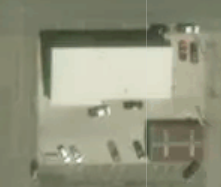
#> input picture test_building.PNG, 221 x 187 px
$ python flood_fill_with_douglas-pecker.py
#> lines starting #> are read from the running program, lines starting #| are printed output that depends on the picture; after the words box and inside, x2 and y2 are one past the last pixel; in counts of white or black regions, pixels touching at a corner belong together
import cv2
import queue
import numpy as np
import math

THRESHOLD = 25

def RGB_distance_threshold(first_rgb, second_rgb):
    return math.sqrt(np.sum((np.absolute(first_rgb - second_rgb))**2)) < THRESHOLD

def check_pixels_in_one_direction(image, target_color, cur_x, cur_y, iterations, isNegative, checkY=True):
    for i in range(iterations):
        if isNegative:
            i = -i
        if checkY:
            if RGB_distance_threshold(image[cur_y + i][cur_x], target_color):
                return True
        else:
            if RGB_distance_threshold(image[cur_y][cur_x + i], target_color):
                return True
    return False

def flood_fill(image, x_loc, y_loc, target_color, replacement_color):
    width = len(image[0])
    height = len(image)
    x_max = 0
    y_max = 0
    x_min = width - 1
    y_min = height - 1

    image[y_loc, x_loc] = replacement_color
    pixel_queue = queue.Queue()
    pixel_queue.put((x_loc, y_loc))
    width = len(image[0])
    height = len(image)
    while not pixel_queue.empty():
        current_x, current_y = pixel_queue.get()

        if current_x > 0:
            left_rgb = image[current_y][current_x - 1]
            if RGB_distance_threshold(left_rgb, target_color) and not np.array_equal(image[current_y][current_x - 1], replacement_color):
                image[current_y][current_x - 1] = replacement_color
                pixel_queue.put((current_x - 1, current_y))
                if (x_min > current_x - 1):
                    x_min = current_x - 1

        if current_x < width - 1:
            right_rgb = image[current_y][current_x + 1]
            if RGB_distance_threshold(right_rgb, target_color) and not np.array_equal(image[current_y][current_x + 1], replacement_color):
                image[current_y][current_x + 1] = replacement_color
                pixel_queue.put((current_x + 1, current_y))
                if (x_max < current_x + 1):
                    x_max = current_x + 1

        if current_y < height - 1:
            up_rgb = image[current_y + 1][current_x]
            if RGB_distance_threshold(up_rgb, target_color) and not np.array_equal(image[current_y + 1][current_x], replacement_color):
                image[current_y + 1][current_x] = replacement_color
                pixel_queue.put((current_x, current_y + 1))
                if (y_max < current_y + 1):
                    y_max = current_y + 1

        if current_y > 0:
            down_rgb = image[current_y - 1][current_x]
            if RGB_distance_threshold(down_rgb, target_color) and not np.array_equal(image[current_y - 1][current_x], replacement_color):
                image[current_y - 1][current_x] = replacement_color
                pixel_queue.put((current_x, current_y - 1))
                if (y_min > current_y - 1):
                    y_min = current_y - 1

    return image, x_max, y_max, x_min, y_min

def flood_fill_edge_finder(image, x_loc, y_loc, target_color, replacement_color):
    width = len(image[0])
    height = len(image)
    current_x = x_loc
    current_y = y_loc

    total_edge_list = []
    left_edge_list = []
    right_edge_list = []

    while current_y > 0:
        if not check_pixels_in_one_direction(image, target_color, current_x, current_y, 3, True):
            break
        current_y -= 1
        while current_x > 0 and check_pixels_in_one_direction(image, target_color, current_x, current_y, 3, True, True):
            current_x -= 1
        image[current_y][current_x] = replacement_color
        left_edge_list.append((current_x, current_y))
        current_x = x_loc
        while current_x < width - 1 and check_pixels_in_one_direction(image, target_color, current_x, current_y, 3, False, True):
            current_x += 1
        image[current_y][current_x] = replacement_color
        right_edge_list.append((current_x, current_y))
        current_x = x_loc

    # -----------------------------------------
    # intermediate
    # -----------------------------------------
    current_y = y_loc
    current_x = x_loc

    right_edge_list = right_edge_list[::-1]
    total_edge_list = left_edge_list + right_edge_list
    left_edge_list = []
    right_edge_list = []

    # -----------------------------------------
    # start of second while
    # -----------------------------------------

    while current_y < height - 1:
        if not check_pixels_in_one_direction(image, target_color, current_x, current_y, 3, False):
            break
        current_y += 1
        while current_x > 0 and check_pixels_in_one_direction(image, target_color, current_x, current_y, 3, True, True):
            current_x -= 1
        image[current_y][current_x] = replacement_color
        left_edge_list.append((current_x, current_y))
        current_x = x_loc
        while current_x < width - 1 and check_pixels_in_one_direction(image, target_color, current_x, current_y, 3, False, True):
            current_x += 1
        image[current_y][current_x] = replacement_color
        right_edge_list.append((current_x, current_y))
        current_x = x_loc
    left_edge_list = left_edge_list[::-1]
    total_edge_list += right_edge_list + left_edge_list

    return total_edge_list, image

def line_from_points(point1, point2):
    # format: Ay + Bx + C = 0
    if point2[0] == point1[0]:
        return (None, point1)
    slope = (point2[1] - point1[1]) / (point2[0] - point1[0])
    A = point2[0] - point1[0]
    B = -(point2[1] - point1[1])
    C = -(point2[0] - point1[0])*(point1[1]-slope*point1[0])

    if (A < 0):
        A = -A
        B = -B
        C = -C

    return A, B, C

def perpendicular_distance(point, line):
    if len(line) == 2:
        return abs(point[0]-line[1][0])
    A = line[0]
    B = line[1]
    C = line[2]
    d = abs(A*point[1] + B*point[0] + C) / math.sqrt(A**2 + B**2)
    return d

def DouglasPecker(points, epsilon):
    # print("points:", points)
    dmax = 0
    index = 0
    end = len(points) - 1
    line = line_from_points(points[0], points[end])
    for i in range(1, end):
        d = perpendicular_distance(points[i], line)
        if d > dmax:
            index = i
            dmax = d
    result = []
    # If max distance is greater than epsilon, recursively simplify
    if ( dmax > epsilon ):
        # Recursive call
        # print("calling recursively, index, distance:", index, " ", dmax)
        # print(" ")
        recResults1 = DouglasPecker(points[:index+1], epsilon)
        recResults2 = DouglasPecker(points[index:], epsilon)

        # Build the result list, and makes sure [1,2,3]+[3,4,5] =[1,2,3,4,5]
        if (recResults1[-1] == recResults2[0]):
            recResults1.pop()
        result = recResults1 + recResults2
    else:
        result = [points[0], points[end]]
    return result

# points = [(0, 0), (1, 1), (2, 2), (3, 3), (4,3), (5,3), (6,3), (5,2), (4,1), (3, 0), (2, 0), (1, 0)]
# print(DouglasPecker(points, 1))
# print(perpendicular_distance((3, 3), line_from_points((0, 0), (6, 3))))

def plot_vertices(image, corners, color):
    for corner in corners:
        corner = (int(corner[0]), int(corner[1]))
        for i in range(-5, 5):
            image[corner[1] + i][corner[0]] = color
        for i in range(-5, 5):
            image[corner[1]][corner[0] + i] = color
    return image

def run_all(image, click_x, click_y, threshold_passed=None):
    global THRESHOLD
    if threshold_passed != None:
        THRESHOLD = threshold_passed
        print('new threshold: ', THRESHOLD)

    target_color = np.array(image[click_y][click_x].tolist())
    replace_color = np.array([0, 255, 0])

    cv2.imwrite('preImage.PNG', image)
    flood_image, _, _, _, _ = flood_fill(image, click_x, click_y, target_color, replace_color)
    cv2.imwrite('floodFill.PNG', flood_image)
    total_edge_list, edge_image = flood_fill_edge_finder(flood_image, click_x, click_y, replace_color, np.array([0, 0, 0]))

    image_name = "../test_building.PNG"
    image = cv2.imread(image_name)
    edge_image = plot_vertices(image, total_edge_list, replace_color)
    cv2.imshow('image', edge_image)
    cv2.waitKey(0)
    cv2.destroyAllWindows()

    # total_edge_list = np.array(total_edge_list)
    # total_edge_list = total_edge_list.reshape(len(total_edge_list), 2)
    print("edge length: ", len(total_edge_list))
    best_points = DouglasPecker(total_edge_list, 5)
    print("new edge length: ", len(best_points))
    return best_points

x_global = 0
y_global = 0
def register_click(event,x,y,flags,param):
    if event == cv2.EVENT_LBUTTONDOWN:
        global x_global, y_global
        x_global = int(x)
        y_global = int(y)

image_name = "../test_building.PNG"

image = cv2.imread(image_name)
#> image is the input picture: shape (187, 221, 3); mean B, G, R 125.3, 147.2, 145.5
cv2.namedWindow('image')
cv2.setMouseCallback('image', register_click)
cv2.imshow('image', image)
cv2.waitKey(0)
cv2.destroyAllWindows()

print(x_global, y_global)
target_color = np.array(image[y_global][x_global].tolist())
#> target_color = [97, 121, 114]
replace_color = np.array([0, 255, 0])

best_points = run_all(image, x_global, y_global)
#> in flood_fill, `width = len(image[0])`: width = 221
#> in flood_fill, `height = len(image)`: height = 187
#> in flood_fill, `x_min = width - 1`: x_min = 220
#> in flood_fill, `y_min = height - 1`: y_min = 186
#> in flood_fill, `image[y_loc, x_loc] = replacement_color`: image: shape (187, 221, 3); under 0.01% of pixels changed, all inside (x1, y1, x2, y2) = (0, 0, 1, 1)
#> the loop in flood_fill, `while not pixel_queue.empty():` made 10764 passes
#> (current_x, current_y, right_rgb, up_rgb) on passes 4, 6, 9, 10, 11, 13, 14, 15, 16, 18, 19, 20: (2, 0, [98, 121, 118], [97, 121, 116]), (0, 2, [0, 255, 0], [97, 121, 116]), (1, 2, [0, 255, 0], [97, 121, 116]), (0, 3, [0, 255, 0], [98, 121, 118]), (4, 0, [99, 122, 118], [98, 121, 118]), (2, 2, [0, 255, 0], [98, 122, 117]), (1, 3, [0, 255, 0], [98, 121, 118]), (0, 4, [0, 255, 0], [100, 124, 117]), (5, 0, [99, 123, 118], [99, 123, 117]), (3, 2, [0, 255, 0], [99, 123, 118]), (2, 3, [0, 255, 0], [100, 123, 117]), (1, 4, [0, 255, 0], [100, 124, 117])
#> (current_x, current_y, up_rgb) on passes 7, 37: (3, 0, [98, 121, 118]), (8, 0, [103, 125, 117])
#> after the loop in flood_fill, `while not pixel_queue.empty():`:
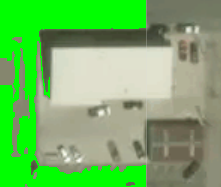
#> image: shape (187, 221, 3); mean B, G, R 98.9, 181.4, 114.1
#> after the loop in flood_fill, `while not pixel_queue.empty():`: x_max = 145; x_min = 0; y_max = 186; y_min = 77
#> in flood_fill_edge_finder, `width = len(image[0])`: width = 221
#> in flood_fill_edge_finder, `height = len(image)`: height = 187
#> after the loop in flood_fill_edge_finder, `while current_y > 0:`: current_y = 0; left_edge_list = []
#> the loop in flood_fill_edge_finder, `while current_y < height - 1:` made 58 passes
#> after the loop in flood_fill_edge_finder, `while current_y < height - 1:`:
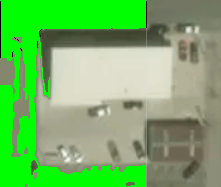
#> image: shape (187, 221, 3); 0.27% of pixels changed, all inside (x1, y1, x2, y2) = (0, 1, 147, 58)
#> after the loop in flood_fill_edge_finder, `while current_y < height - 1:`: current_y = 57; left_edge_list = 57 pairs, first value 0 to 0, second value 1 to 57; right_edge_list = 57 pairs, first value 0 to 146, second value 1 to 57
#> in flood_fill_edge_finder, `total_edge_list += right_edge_list + left_edge_list`: total_edge_list = 114 pairs, first value 0 to 146, second value 1 to 57
#> the loop in plot_vertices, `for corner in corners:` made 114 passes
#> corner on passes 1 to 12: (146, 1), (146, 2), (146, 3), (146, 4), (146, 5), (146, 6), (146, 7), (146, 8), (146, 9), (146, 10), (146, 11), (146, 12)
#> after the loop in plot_vertices, `for corner in corners:`:
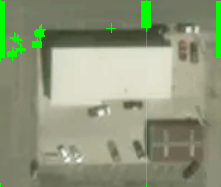
#> image: shape (187, 221, 3); 2.99% of pixels changed, all inside (x1, y1, x2, y2) = (0, 0, 221, 187)
#| edge length:  114
#| new edge length:  9
# print(" ")
# print(best_points)
image = cv2.imread(image_name)
image = plot_vertices(image, best_points, replace_color)
#> the loop in plot_vertices (call 2), `for corner in corners:` made 9 passes
#> corner on passes 1 to 9: (146, 1), (146, 27), (41, 29), (40, 36), (14, 37), (37, 41), (37, 47), (0, 57), (0, 1)
#> after the loop in plot_vertices (call 2), `for corner in corners:`:
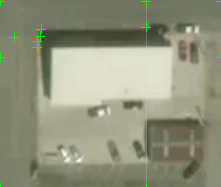
#> image: shape (187, 221, 3); 0.4% of pixels changed, all inside (x1, y1, x2, y2) = (0, 0, 221, 187)
cv2.imshow('image', image)
cv2.waitKey(0)
cv2.destroyAllWindows()

$ run again, with diff_hue.PNG copied over test_building.PNG
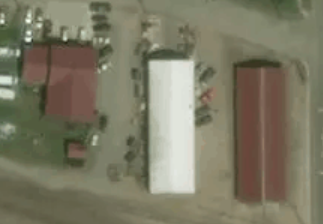
#> input picture diff_hue.PNG, 323 x 224 px
#> image is the input picture: shape (224, 323, 3); mean B, G, R 99.8, 120.8, 123.8
#> `target_color = np.array(image[y_global][x_global].tolist())`: target_color = [106, 131, 125]
#> in flood_fill, `width = len(image[0])`: width = 323
#> in flood_fill, `height = len(image)`: height = 224
#> in flood_fill, `x_min = width - 1`: x_min = 322
#> in flood_fill, `y_min = height - 1`: y_min = 223
#> the loop in flood_fill, `while not pixel_queue.empty():` made 786 passes
#> (current_x, current_y, left_rgb, right_rgb, up_rgb) on passes 4, 7, 11, 16, 22, 28, 33, 43: (2, 0, [0, 255, 0], [105, 130, 124], [102, 126, 123]), (3, 0, [0, 255, 0], [105, 130, 124], [102, 126, 121]), (4, 0, [0, 255, 0], [105, 130, 124], [102, 126, 122]), (5, 0, [0, 255, 0], [105, 130, 124], [103, 127, 124]), (6, 0, [0, 255, 0], [105, 130, 124], [105, 129, 124]), (7, 0, [0, 255, 0], [105, 129, 124], [106, 131, 126]), (8, 0, [0, 255, 0], [105, 127, 124], [107, 131, 128]), (10, 0, [0, 255, 0], [108, 132, 130], [108, 131, 129])
#> after the loop in flood_fill, `while not pixel_queue.empty():`:
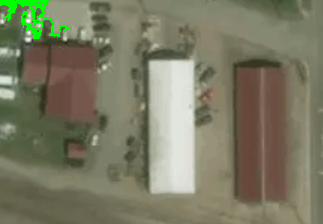
#> image: shape (224, 323, 3); mean B, G, R 98.6, 122.2, 122.4
#> after the loop in flood_fill, `while not pixel_queue.empty():`: x_max = 68; x_min = 4; y_max = 38; y_min = 0
#> in flood_fill_edge_finder, `width = len(image[0])`: width = 323
#> in flood_fill_edge_finder, `height = len(image)`: height = 224
#> after the loop in flood_fill_edge_finder, `while current_y > 0:`: current_y = 0; left_edge_list = []
#> the loop in flood_fill_edge_finder, `while current_y < height - 1:` made 6 passes
#> after the loop in flood_fill_edge_finder, `while current_y < height - 1:`: current_y = 5; left_edge_list = [(0, 1), (0, 2), (0, 3), (0, 4), (0, 5)]; right_edge_list = [(48, 1), (47, 2), (17, 3), (17, 4), (0, 5)]
#> in flood_fill_edge_finder, `left_edge_list = left_edge_list[::-1]`: left_edge_list = [(0, 5), (0, 4), (0, 3), (0, 2), (0, 1)]
#> in flood_fill_edge_finder, `total_edge_list += right_edge_list + left_edge_list`: total_edge_list = [(48, 1), (47, 2), (17, 3), (17, 4), (0, 5), (0, 5), (0, 4), (0, 3), (0, 2), (0, 1)]
#> the loop in plot_vertices, `for corner in corners:` made 10 passes
#> after the loop in plot_vertices, `for corner in corners:`:
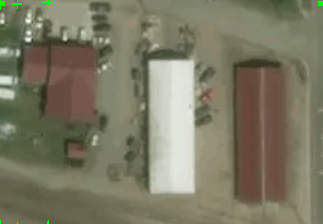
#> image: shape (224, 323, 3); 0.17% of pixels changed, all inside (x1, y1, x2, y2) = (0, 0, 323, 224)
#| edge length:  10
#> end = 9
#> line = (48, 0, -48)
#> the loop in DouglasPecker, `for i in range(1, end):` made 8 passes
#> d on passes 1 to 8: 1, 2, 3, 4, 4, 3, 2, 1
#> after the loop in DouglasPecker, `for i in range(1, end):`: dmax = 4
#> result = [(48, 1), (0, 1)]
#| new edge length:  2
#> the loop in plot_vertices (call 2), `for corner in corners:` made 2 passes

$ run again, with rectangles.png copied over test_building.PNG
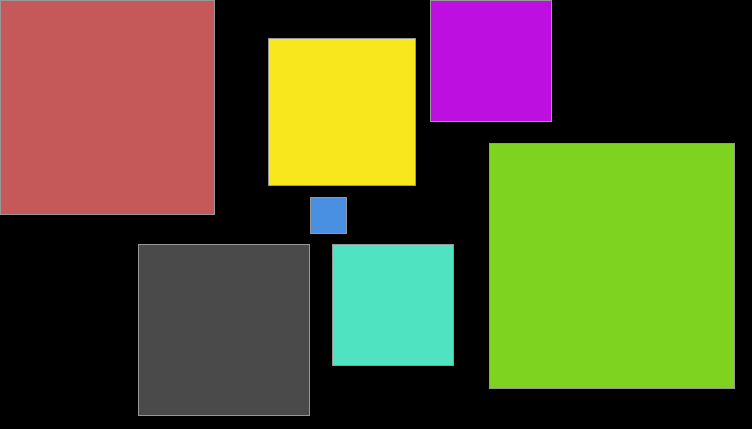
#> input picture rectangles.png, 752 x 429 px
#> image is the input picture: shape (429, 752, 3); mean B, G, R 48.4, 86.6, 88.2
#> `target_color = np.array(image[y_global][x_global].tolist())`: target_color = [151, 151, 151]
#> in flood_fill, `width = len(image[0])`: width = 752
#> in flood_fill, `height = len(image)`: height = 429
#> in flood_fill, `x_min = width - 1`: x_min = 751
#> in flood_fill, `y_min = height - 1`: y_min = 428
#> the loop in flood_fill, `while not pixel_queue.empty():` made 856 passes
#> (current_x, current_y, right_rgb, up_rgb) on passes 3 to 10: (0, 1, [88, 88, 197], [151, 151, 151]), (2, 0, [151, 151, 151], [88, 88, 197]), (0, 2, [88, 88, 197], [151, 151, 151]), (3, 0, [151, 151, 151], [88, 88, 197]), (0, 3, [88, 88, 197], [151, 151, 151]), (4, 0, [151, 151, 151], [88, 88, 197]), (0, 4, [88, 88, 197], [151, 151, 151]), (5, 0, [151, 151, 151], [88, 88, 197])
#> after the loop in flood_fill, `while not pixel_queue.empty():`: x_max = 214; x_min = 751; y_max = 214; y_min = 428
#> in flood_fill_edge_finder, `width = len(image[0])`: width = 752
#> in flood_fill_edge_finder, `height = len(image)`: height = 429
#> after the loop in flood_fill_edge_finder, `while current_y > 0:`: current_y = 0; left_edge_list = []
#> after the loop in flood_fill_edge_finder, `while current_y < height - 1:`:
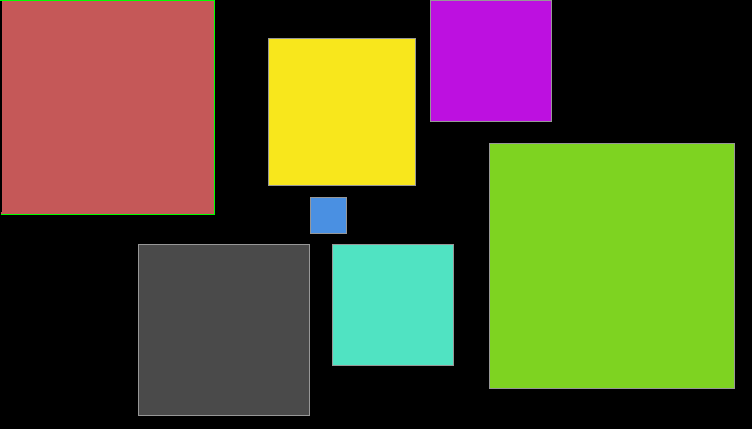
#> image: shape (429, 752, 3); mean B, G, R 48, 86.6, 87.7
#> after the loop in flood_fill_edge_finder, `while current_y < height - 1:`: current_y = 214; left_edge_list = 214 pairs, first value 0 to 0, second value 1 to 214; right_edge_list = 214 pairs, first value 0 to 215, second value 1 to 214
#> in flood_fill_edge_finder, `total_edge_list += right_edge_list + left_edge_list`: total_edge_list = 428 pairs, first value 0 to 215, second value 1 to 214
#> the loop in plot_vertices, `for corner in corners:` made 428 passes
#> corner on passes 1 to 3: (1, 1), (1, 2), (1, 3)
#> after the loop in plot_vertices, `for corner in corners:`:
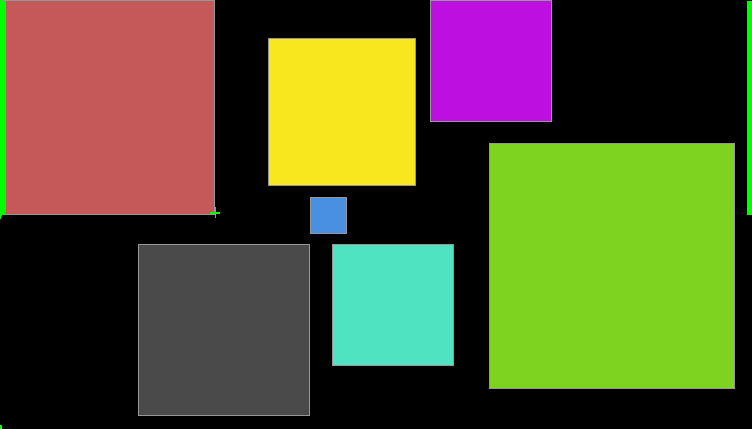
#> image: shape (429, 752, 3); 0.74% of pixels changed, all inside (x1, y1, x2, y2) = (0, 0, 752, 429)
#| edge length:  428
#| new edge length:  5
#> the loop in plot_vertices (call 2), `for corner in corners:` made 5 passes
#> corner on passes 1 to 5: (1, 1), (1, 211), (215, 213), (0, 214), (0, 1)

$ run again, with slanted_1.PNG copied over test_building.PNG
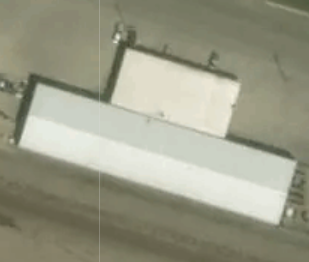
#> input picture slanted_1.PNG, 309 x 262 px
#> image is the input picture: shape (262, 309, 3); mean B, G, R 134.5, 154, 153.8
#> `target_color = np.array(image[y_global][x_global].tolist())`: target_color = [115, 138, 133]
#> in flood_fill, `width = len(image[0])`: width = 309
#> in flood_fill, `height = len(image)`: height = 262
#> in flood_fill, `x_min = width - 1`: x_min = 308
#> in flood_fill, `y_min = height - 1`: y_min = 261
#> the loop in flood_fill, `while not pixel_queue.empty():` made 8614 passes
#> (current_x, current_y, right_rgb, up_rgb) on passes 6, 9, 10, 13, 14, 15, 18, 19: (0, 2, [0, 255, 0], [113, 135, 137]), (1, 2, [0, 255, 0], [113, 135, 137]), (0, 3, [0, 255, 0], [111, 137, 139]), (2, 2, [0, 255, 0], [113, 135, 137]), (1, 3, [0, 255, 0], [111, 137, 139]), (0, 4, [0, 255, 0], [112, 138, 139]), (3, 2, [0, 255, 0], [114, 136, 135]), (2, 3, [0, 255, 0], [111, 137, 139])
#> after the loop in flood_fill, `while not pixel_queue.empty():`:
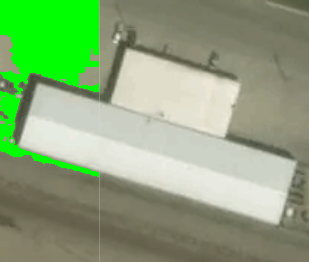
#> image: shape (262, 309, 3); mean B, G, R 122.1, 166.2, 138.8
#> after the loop in flood_fill, `while not pixel_queue.empty():`: x_max = 98; x_min = 0; y_max = 176; y_min = 71
#> in flood_fill_edge_finder, `width = len(image[0])`: width = 309
#> in flood_fill_edge_finder, `height = len(image)`: height = 262
#> after the loop in flood_fill_edge_finder, `while current_y > 0:`: current_y = 0; left_edge_list = []
#> the loop in flood_fill_edge_finder, `while current_y < height - 1:` made 35 passes
#> after the loop in flood_fill_edge_finder, `while current_y < height - 1:`: current_y = 34; left_edge_list = 34 pairs, first value 0 to 0, second value 1 to 34; right_edge_list = 34 pairs, first value 0 to 99, second value 1 to 34
#> in flood_fill_edge_finder, `total_edge_list += right_edge_list + left_edge_list`: total_edge_list = 68 pairs, first value 0 to 99, second value 1 to 34
#> the loop in plot_vertices, `for corner in corners:` made 68 passes
#> corner on passes 1 to 8: (99, 1), (99, 2), (99, 3), (99, 4), (99, 5), (99, 6), (99, 7), (99, 8)
#> after the loop in plot_vertices, `for corner in corners:`:
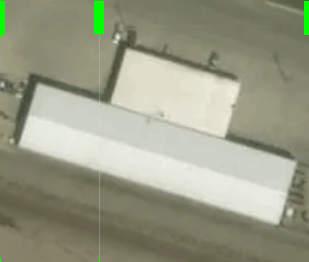
#> image: shape (262, 309, 3); 0.85% of pixels changed, all inside (x1, y1, x2, y2) = (0, 0, 309, 262)
#| edge length:  68
#> end = 67
#> line = (99, 0, -99)
#| new edge length:  4
#> the loop in plot_vertices (call 2), `for corner in corners:` made 4 passes
#> corner on passes 1 to 4: (99, 1), (99, 33), (0, 34), (0, 1)
